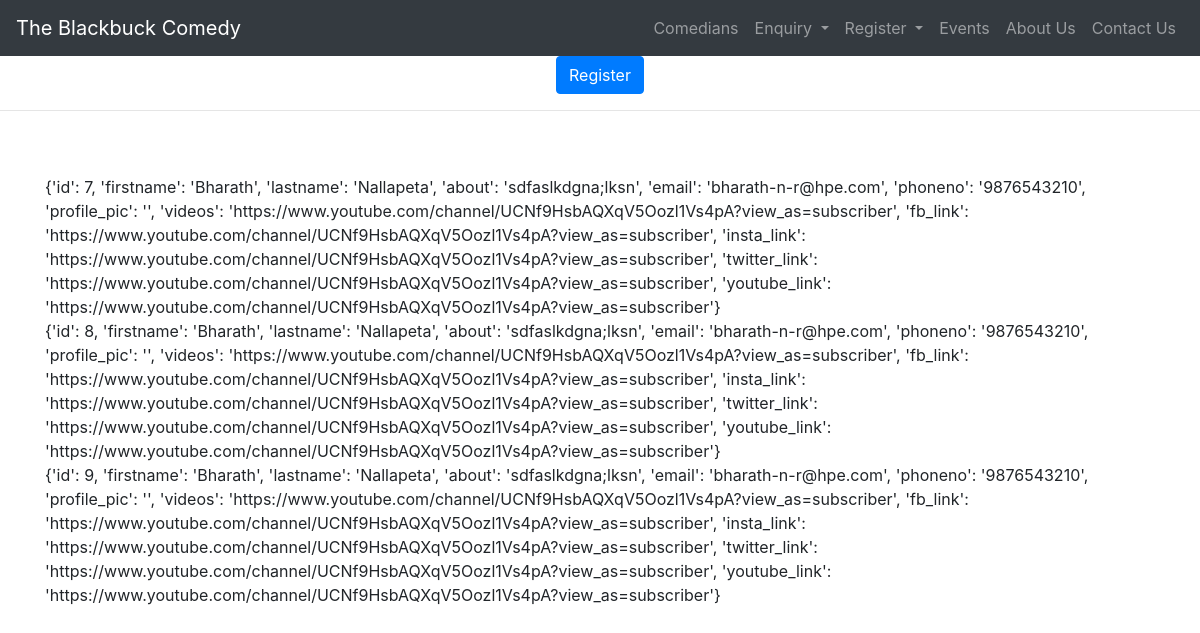
Before: /comedians/ with the older database file.
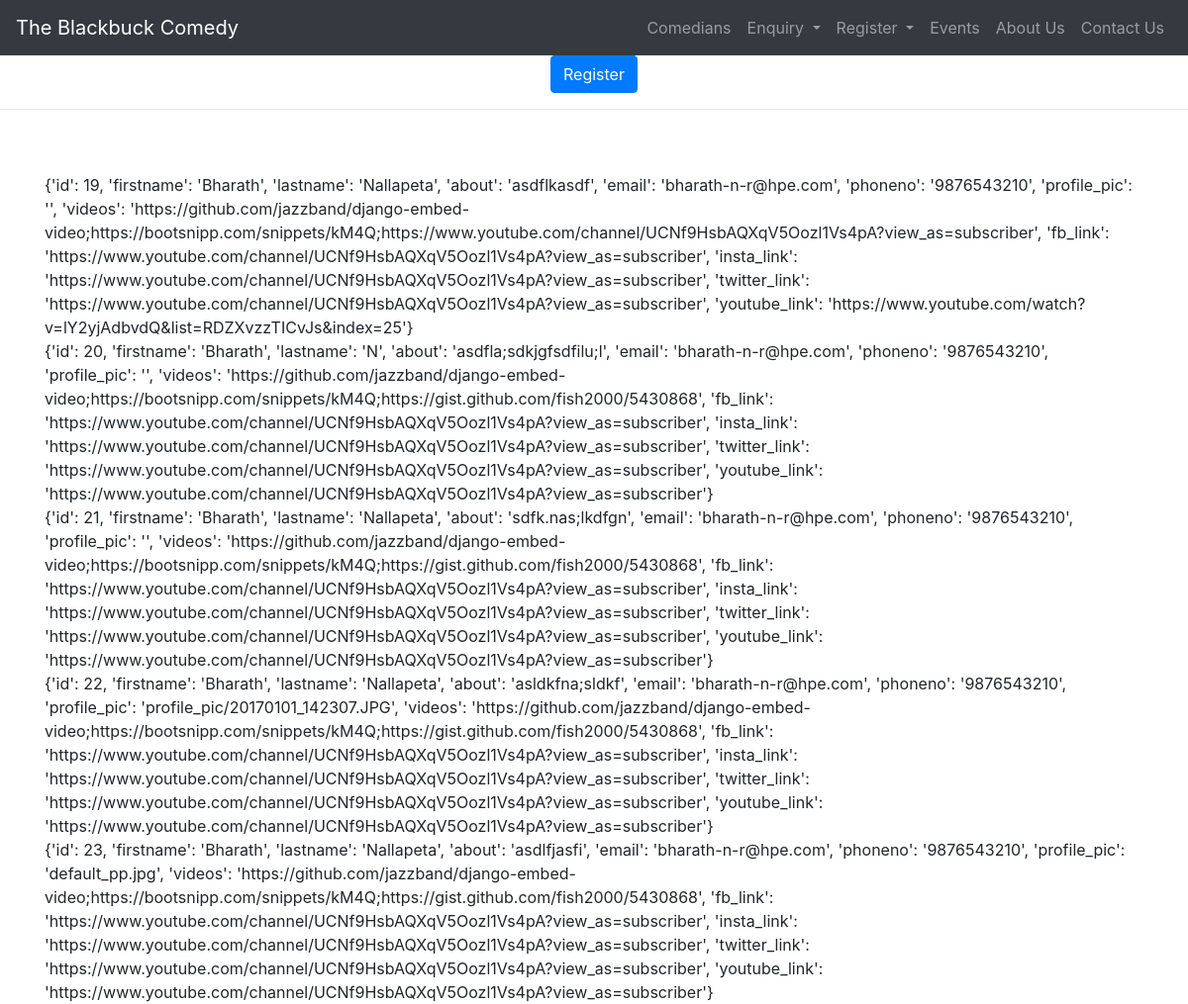
After: the same page with the newer database file.
### comedians/models.py (models this page shows, shortened)
class RegisterComedian(models.Model):
    firstname = models.CharField(max_length = 20, blank = False)
    lastname = models.CharField(max_length = 20, blank = False)
    about = models.TextField(max_length = 200, blank = False)
    email = models.CharField(max_length = 200, blank = False)
    phoneno = models.CharField(max_length = 13, blank = False)
    profile_pic = models.ImageField(upload_to='profile_pic/', default = 'default_pp.jpg', blank = True)
    videos = models.URLField(blank = True)
    fb_link = models.URLField(blank = True)
    insta_link = models.URLField(blank = True)
    twitter_link = models.URLField(blank = True)
    youtube_link = models.URLField(blank = True)

### comedians/views.py (the view)
# urls.py: path(r'', views.view_comedians, name = 'view_comedians'),
def view_comedians(request):
    all_comedians = RegisterComedian.objects.values()
    print(all_comedians)
    return render(request, 'comedians/view_comedians.html',{'all_comedians': all_comedians})

### templates/comedians/view_comedians.html
{% extends 'base.html' %}
{% load bootstrap3 %}
{% load staticfiles %}
{% block content %}
<div class="container" align="center">
  <a class="btn btn-primary" href="{% url 'comedians:register_comedians' %}">Register</a>
</div>
<hr><br>
<div class="container">
  <br>
  {% for i in all_comedians %}
    {{i}}
    <br>
  {% endfor %}
</div>
{% endblock %}

### templates/base.html (shortened to what this page needs)
<!DOCTYPE html>
{% load staticfiles %}
<html lang="en" dir="ltr">
  <head>
    <link rel="stylesheet" href="https://stackpath.bootstrapcdn.com/bootstrap/4.3.1/css/bootstrap.min.css">
  </head>
  <body>
  <nav class="navbar navbar-expand-md navbar-dark bg-dark">
    <a href="/" class="navbar-brand">The Blackbuck Comedy</a>
    <div class="navbar-collapse collapse justify-content-stretch" id="navbar7">
        <ul class="navbar-nav ml-auto">
          <li class="nav-item">
              <a class="nav-link" href="{% url 'comedians:view_comedians' %}">Comedians</a>
          </li>
            <li class="nav-item dropdown">
            <a class="nav-link dropdown-toggle" href="#" id="navbarDropdown" role="button" data-toggle="dropdown" aria-haspopup="true" aria-expanded="false">
              Enquiry
            </a>
            </li>
            <li class="nav-item dropdown">
            <a class="nav-link dropdown-toggle" href="#" id="navbarDropdown" role="button" data-toggle="dropdown" aria-haspopup="true" aria-expanded="false">
              Register
            </a>
            </li>
            <li class="nav-item">
                <a class="nav-link" href="{%url 'events:view_events' %}">Events</a>
            </li>
            <li class="nav-item">
                <a class="nav-link" href="#">About Us</a>
            </li>
            <li class="nav-item">
                <a class="nav-link" href="#">Contact Us</a>
            </li>
        </ul>
    </div>
  </nav>
{% block content %}
{% endblock %}
  </body>
</html>

Changed rows visible on the page:
removed RegisterComedian: i "{'id': 7, 'firstname': 'Bharath', 'lastname': 'Nallapeta', 'about': 'sdfaslkdgna;lksn', 'email': 'bharath-n-r@hpe.com', 'phoneno': '9876543210', 'profile_pic': '', 'videos': 'https://www.youtube.com/channel/UCNf9HsbAQXqV5Oozl1Vs4pA?view_as=subscriber', 'fb_link': 'https://www.youtube.com/channel/UCNf9HsbAQXqV5Oozl1Vs4pA?view_as=subscriber', 'insta_link': 'https://www.youtube.com/channel/UCNf9HsbAQXqV5Oozl1Vs4pA?view_as=subscriber', 'twitter_link': 'https://www.youtube.com/channel/UCNf9HsbAQXqV5Oozl1Vs4pA?view_as=subscriber', 'youtube_link': 'https://www.youtube.com/channel/UCNf9HsbAQXqV5Oozl1Vs4pA?view_as=subscriber'}"
removed RegisterComedian: i "{'id': 8, 'firstname': 'Bharath', 'lastname': 'Nallapeta', 'about': 'sdfaslkdgna;lksn', 'email': 'bharath-n-r@hpe.com', 'phoneno': '9876543210', 'profile_pic': '', 'videos': 'https://www.youtube.com/channel/UCNf9HsbAQXqV5Oozl1Vs4pA?view_as=subscriber', 'fb_link': 'https://www.youtube.com/channel/UCNf9HsbAQXqV5Oozl1Vs4pA?view_as=subscriber', 'insta_link': 'https://www.youtube.com/channel/UCNf9HsbAQXqV5Oozl1Vs4pA?view_as=subscriber', 'twitter_link': 'https://www.youtube.com/channel/UCNf9HsbAQXqV5Oozl1Vs4pA?view_as=subscriber', 'youtube_link': 'https://www.youtube.com/channel/UCNf9HsbAQXqV5Oozl1Vs4pA?view_as=subscriber'}"
removed RegisterComedian: i "{'id': 9, 'firstname': 'Bharath', 'lastname': 'Nallapeta', 'about': 'sdfaslkdgna;lksn', 'email': 'bharath-n-r@hpe.com', 'phoneno': '9876543210', 'profile_pic': '', 'videos': 'https://www.youtube.com/channel/UCNf9HsbAQXqV5Oozl1Vs4pA?view_as=subscriber', 'fb_link': 'https://www.youtube.com/channel/UCNf9HsbAQXqV5Oozl1Vs4pA?view_as=subscriber', 'insta_link': 'https://www.youtube.com/channel/UCNf9HsbAQXqV5Oozl1Vs4pA?view_as=subscriber', 'twitter_link': 'https://www.youtube.com/channel/UCNf9HsbAQXqV5Oozl1Vs4pA?view_as=subscriber', 'youtube_link': 'https://www.youtube.com/channel/UCNf9HsbAQXqV5Oozl1Vs4pA?view_as=subscriber'}"
added RegisterComedian: i "{'id': 19, 'firstname': 'Bharath', 'lastname': 'Nallapeta', 'about': 'asdflkasdf', 'email': 'bharath-n-r@hpe.com', 'phoneno': '9876543210', 'profile_pic': '', 'videos': 'https://github.com/jazzband/django-embed-video;https://bootsnipp.com/snippets/kM4Q;https://www.youtube.com/channel/UCNf9HsbAQXqV5Oozl1Vs4pA?view_as=subscriber', 'fb_link': 'https://www.youtube.com/channel/UCNf9HsbAQXqV5Oozl1Vs4pA?view_as=subscriber', 'insta_link': 'https://www.youtube.com/channel/UCNf9HsbAQXqV5Oozl1Vs4pA?view_as=subscriber', 'twitter_link': 'https://www.youtube.com/channel/UCNf9HsbAQXqV5Oozl1Vs4pA?view_as=subscriber', 'youtube_link': 'https://www.youtube.com/watch?v=lY2yjAdbvdQ&list=RDZXvzzTICvJs&index=25'}"
added RegisterComedian: i "{'id': 20, 'firstname': 'Bharath', 'lastname': 'N', 'about': 'asdfla;sdkjgfsdfilu;l', 'email': 'bharath-n-r@hpe.com', 'phoneno': '9876543210', 'profile_pic': '', 'videos': 'https://github.com/jazzband/django-embed-video;https://bootsnipp.com/snippets/kM4Q;https://gist.github.com/fish2000/5430868', 'fb_link': 'https://www.youtube.com/channel/UCNf9HsbAQXqV5Oozl1Vs4pA?view_as=subscriber', 'insta_link': 'https://www.youtube.com/channel/UCNf9HsbAQXqV5Oozl1Vs4pA?view_as=subscriber', 'twitter_link': 'https://www.youtube.com/channel/UCNf9HsbAQXqV5Oozl1Vs4pA?view_as=subscriber', 'youtube_link': 'https://www.youtube.com/channel/UCNf9HsbAQXqV5Oozl1Vs4pA?view_as=subscriber'}"
added RegisterComedian: i "{'id': 21, 'firstname': 'Bharath', 'lastname': 'Nallapeta', 'about': 'sdfk.nas;lkdfgn', 'email': 'bharath-n-r@hpe.com', 'phoneno': '9876543210', 'profile_pic': '', 'videos': 'https://github.com/jazzband/django-embed-video;https://bootsnipp.com/snippets/kM4Q;https://gist.github.com/fish2000/5430868', 'fb_link': 'https://www.youtube.com/channel/UCNf9HsbAQXqV5Oozl1Vs4pA?view_as=subscriber', 'insta_link': 'https://www.youtube.com/channel/UCNf9HsbAQXqV5Oozl1Vs4pA?view_as=subscriber', 'twitter_link': 'https://www.youtube.com/channel/UCNf9HsbAQXqV5Oozl1Vs4pA?view_as=subscriber', 'youtube_link': 'https://www.youtube.com/channel/UCNf9HsbAQXqV5Oozl1Vs4pA?view_as=subscriber'}"
added RegisterComedian: i "{'id': 22, 'firstname': 'Bharath', 'lastname': 'Nallapeta', 'about': 'asldkfna;sldkf', 'email': 'bharath-n-r@hpe.com', 'phoneno': '9876543210', 'profile_pic': 'profile_pic/20170101_142307.JPG', 'videos': 'https://github.com/jazzband/django-embed-video;https://bootsnipp.com/snippets/kM4Q;https://gist.github.com/fish2000/5430868', 'fb_link': 'https://www.youtube.com/channel/UCNf9HsbAQXqV5Oozl1Vs4pA?view_as=subscriber', 'insta_link': 'https://www.youtube.com/channel/UCNf9HsbAQXqV5Oozl1Vs4pA?view_as=subscriber', 'twitter_link': 'https://www.youtube.com/channel/UCNf9HsbAQXqV5Oozl1Vs4pA?view_as=subscriber', 'youtube_link':…"
added RegisterComedian: i "{'id': 23, 'firstname': 'Bharath', 'lastname': 'Nallapeta', 'about': 'asdlfjasfi', 'email': 'bharath-n-r@hpe.com', 'phoneno': '9876543210', 'profile_pic': 'default_pp.jpg', 'videos': 'https://github.com/jazzband/django-embed-video;https://bootsnipp.com/snippets/kM4Q;https://gist.github.com/fish2000/5430868', 'fb_link': 'https://www.youtube.com/channel/UCNf9HsbAQXqV5Oozl1Vs4pA?view_as=subscriber', 'insta_link': 'https://www.youtube.com/channel/UCNf9HsbAQXqV5Oozl1Vs4pA?view_as=subscriber', 'twitter_link': 'https://www.youtube.com/channel/UCNf9HsbAQXqV5Oozl1Vs4pA?view_as=subscriber', 'youtube_link': 'https://www.youtube.com/channel/UCNf9HsbAQXqV5Oozl1Vs4pA?view_as=subscriber'}"
